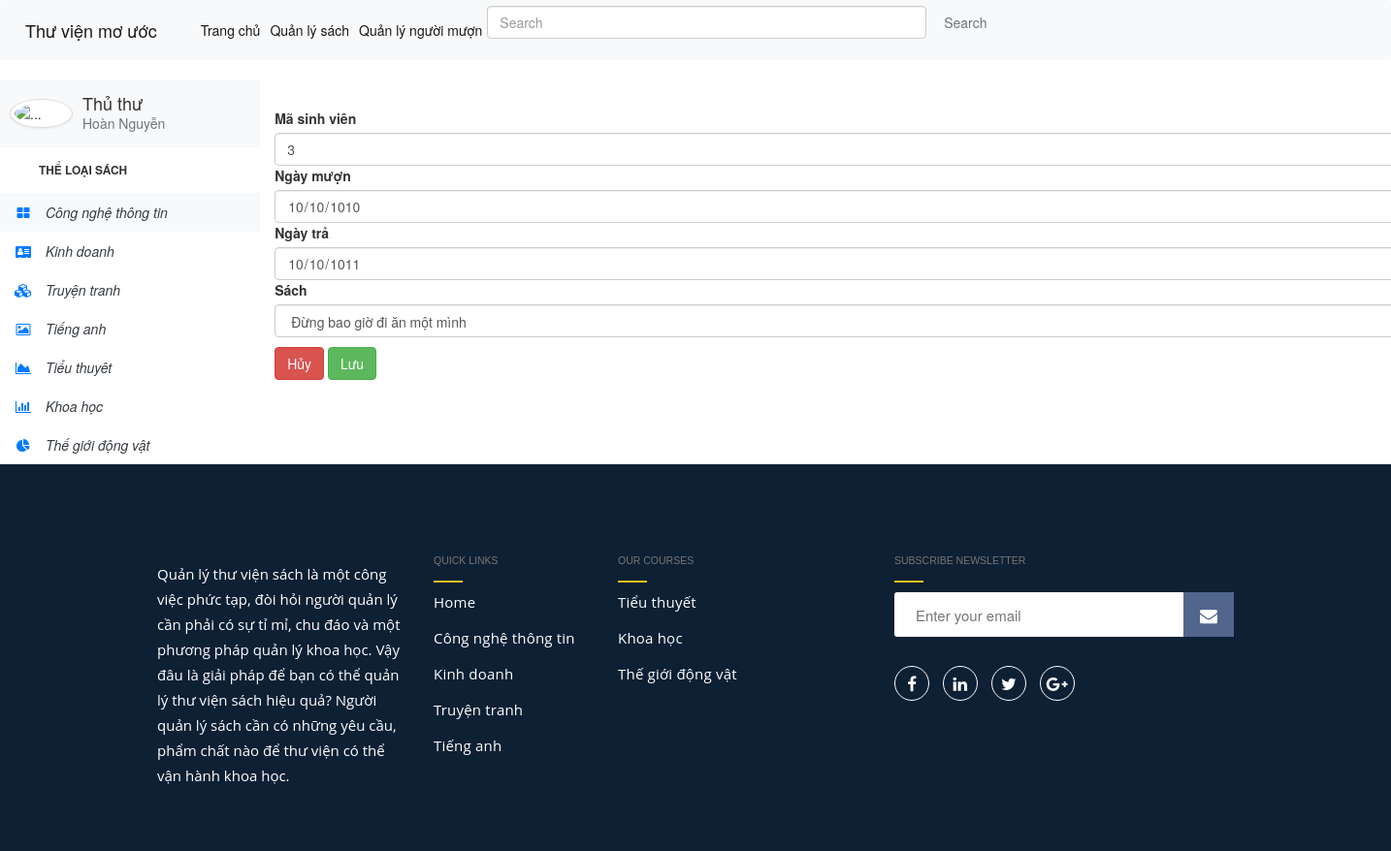
The app's page /Library_master/index.php?page=edit&id=19 with its own data.
### tables this page shows
CREATE TABLE `borrow` (
  `borrowCode` int(11) NOT NULL,
  `userCode` varchar(11) NOT NULL,
  `borrowDate` date NOT NULL,
  `deadlineDay` date DEFAULT NULL,
  `bookCode` int(11) DEFAULT NULL
);

CREATE TABLE `user` (
  `userCode` varchar(11) NOT NULL,
  `startDay` date NOT NULL,
  `endDay` date NOT NULL,
  `userName` varchar(100) DEFAULT NULL,
  `address` varchar(100) DEFAULT NULL,
  `phone` int(10) DEFAULT NULL
);

### Library_master/model/database/DBConnect.php (called while the page is built)
<?php
class DBConnect
{
    private $dsn;
    private $username;
    private $password;
    public function __construct()
    {
        $this->dsn = "mysql:host=localhost;dbname=Manage_Library;charset=utf8";
        $this->username = "root";
        $this->password = "password";
    }
    public function connect()
    {
        $conn = null;
        try {
            $conn = new PDO($this->dsn, $this->username, $this->password);
        }catch (PDOException $e){
            echo $e->getMessage();
        }
        return $conn;
    }
}
?>

### Library_master/model/borrow/BorrowDB.php (called while the page is built, shortened)
<?php
class BorrowDB
{
    private $conn;
    public function __construct()
    {
        $db = new DBConnect();
        $this->conn = $db->connect();
    }
    public function getBorrowById($borrowCode)
    {
        $sql = "
            SELECT b.borrowCode, u.userCode, b.borrowDate, b.deadlineDay,bo.bookCode
            FROM borrow b
            INNER JOIN user u
            ON b.userCode = u.userCode
            INNER JOIN books bo
            ON b.bookCode = bo.bookCode
             WHERE borrowCode = $borrowCode
                ";
        $stmt = $this->conn->query($sql);
        $stmt->execute();
        $result = $stmt->fetch();
        $borrow = new Borrow($result['userCode'],
            $result['borrowDate'],
            $result['deadlineDay'],
            $result['bookCode']
        );
        $borrow->setBorrowCode($result['borrowCode']);
        return $borrow;
    }
}
?>

### Library_master/model/borrow/Borrow.php (called while the page is built, shortened)
<?php
class Borrow
{
    private $userCode;
    private $borrowDate;
    private $deadlineDay;
    private $bookCode;
    public function __construct($userCode,$borrowDate,$deadlineDay,$bookCode)
    {
        $this->userCode = $userCode;
        $this->borrowDate = $borrowDate;
        $this->deadlineDay= $deadlineDay;
        $this->bookCode = $bookCode;
    }
    public function getDeadlineDay()
    {
        return $this->deadlineDay;
    }
    public function getBorrowDate()
    {
        return $this->borrowDate;
    }
    public function getBookCode()
    {
        return $this->bookCode;
    }
    public function getUserCode()
    {
        return $this->userCode;
    }
}

### Library_master/model/book/BookDB.php (called while the page is built, shortened)
<?php
class BookDB
{
    private $conn;
    public function __construct()
    {
        $db = new DBConnect();
        $this->conn = $db->connect();
    }
    public function getList()
    {
        $sql = "
            SELECT b.bookCode, b.bookName, b.authorName,ca.categoryCode, ca.categoryName,b.publishingName, b.publishingYear,b.description, b.bookImage
            FROM books b
            INNER JOIN categories ca
            ON b.categoryCode = ca.categoryCode
                ";
        $stmt = $this->conn->query($sql);
        $stmt->execute();
        $result = $stmt->fetchAll();
        $arr =[];
        foreach ($result as $item) {
            $book = $this->createBookFromResult($item);
            array_push($arr, $book);
        }
        return $arr;
    }
    public function createBookFromResult($item)
    {
        $book = new Book(
            $item['bookName'],
            $item['authorName'],
            $item['categoryCode'],
            $item['publishingName'],
            $item['publishingYear'],
            $item['description']
        );
        $book->setCategoryName($item['categoryName']);
        $book->setBookCode($item['bookCode']);
        $book->setBookImage($item['bookImage']);
        return $book;
    }
}
?>

### Library_master/model/book/Book.php (called while the page is built, shortened)
<?php
class Book
{
    private $bookCode;
    private $bookName;
    public function __construct($bookName, $authorName, $categoryCode, $publishingName, $publishingYear, $description)
    {
        $this->bookName = $bookName;
    }
    public function setBookCode($bookCode)
    {
        $this->bookCode = $bookCode;
    }
    public function getBookCode()
    {
        return $this->bookCode;
    }
    public function getBookName()
    {
        return $this->bookName;
    }
}

### Library_master/view/borrow/edit.php (the view)
<div class="col-12 mt-4">
    <form action="" method="POST" class="form-group mt-4">
        <label for="">Mã sinh viên</label>
        <input type="text" name="userCode" class="form-control" value="<?php echo $borrow->getUserCode() ?>">
        <label for="">Ngày mượn</label>
        <input type="date" name="borrowDate" class="form-control" value="<?php echo $borrow->getBorrowDate() ?>">
        <label for="">Ngày trả</label>
        <input type="date" name="deadlineDay" class="form-control" value="<?php echo $borrow->getDeadlineDay() ?>">
        <label for="">Sách</label>
        <select name="bookCode" class="form-control">
            <?php foreach ($bookList as $book) : ?>
            <option value="<?php echo $book->getBookCode();?>"  <?php if ($borrow->getBookCode() == $book->getBookCode()) echo "selected" ?> >
                <?php echo $book->getBookName(); ?> </option>
            <?php endforeach; ?>
        </select>
        <input type="reset" value="Hủy" class="btn btn-danger mt-3"
               onclick="return confirm('bạn có chắc chắn muốn xóa các thay đổi vừa nhập ?')">
        <input type="submit" value="Lưu" class="btn btn-success mt-3"
               onclick="return confirm('bạn có chắn chắn sửa thông tin của ghi chú này ?')">
    </form>
</div>

### records on screen
borrow: userCode "3", borrowDate "10/10/1010", deadlineDay "10/10/1011"

### other values on screen
form field bookCode "Đừng bao giờ đi ăn một mình"
